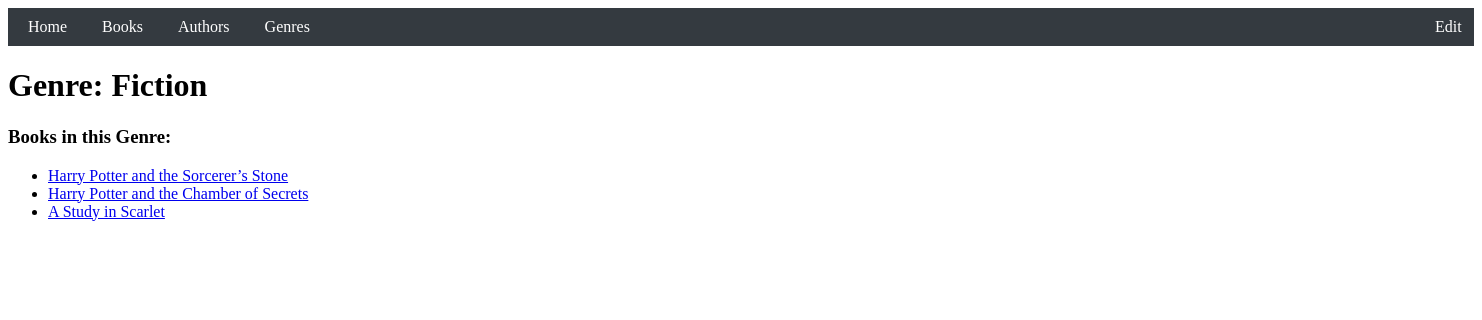
/genre/2/, run on the app's committed database.
### catalog/models.py (models this page shows, shortened)
class Genre(models.Model):
    name = models.CharField(max_length=200)

class Book(models.Model):
    title = models.CharField(max_length=200)
    author = models.ForeignKey('Author', on_delete=models.CASCADE)
    summary = models.TextField(max_length=1000, help_text="Enter a brief description of the book")  # Ensure this exists
    isbn = models.CharField('ISBN', max_length=13)
    genre = models.ManyToManyField('Genre')
    copies_available = models.IntegerField(default=2, help_text="Number of copies available")

### catalog/views.py (the view)
# urls.py: path('genre/<int:pk>/', views.GenreDetailView.as_view(), name='genre_detail'),  # Genre Detail
class GenreDetailView(generic.DetailView):
    model = Genre
    template_name = 'catalog/genre_detail.html'  # Genre Detail Template

### catalog/templates/catalog/genre_detail.html
{% extends "base.html" %}
{% block content %}
    <h1>Genre: {{ genre.name }}</h1>
    <h3>Books in this Genre:</h3>
    <ul>
        {% for book in genre.book_set.all %}
            <li><a href="{% url 'book_detail' book.pk %}">{{ book.title }}</a></li>
        {% endfor %}
    </ul>
{% endblock %}

### data on the page
Genre: name "Fiction"
Book: title "Harry Potter and the Sorcerer’s Stone"
Book: title "Harry Potter and the Chamber of Secrets"
Book: title "A Study in Scarlet"
